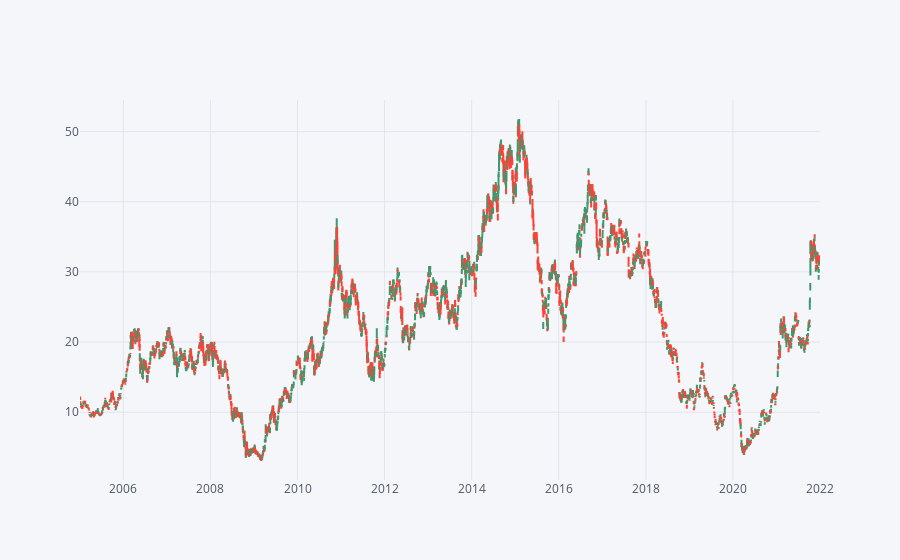

The notebook cell this image was saved under:
### Code cell
ttm.iplot("ohlc")

### Figure 1 — Plotly figure (JSON) as saved in the notebook; plotly's stock layout.template omitted (floating-point values rounded to 4 significant figures; data arrays with more than 128 entries replaced by an {"elided": "..."} marker saying what was removed)
{"data": [{"close": {"elided": "4401 float values"}, "high": {"elided": "4401 float values"}, "low": {"elided": "4401 float values"}, "open": {"elided": "4401 float values"}, "showlegend": false, "type": "ohlc", "x": {"elided": "4401 str values"}, "yaxis": "y2"}], "layout": {"legend": {"bgcolor": "#F5F6F9", "font": {"color": "#4D5663"}}, "paper_bgcolor": "#F5F6F9", "plot_bgcolor": "#F5F6F9", "title": {"font": {"color": "#4D5663"}}, "xaxis": {"gridcolor": "#E1E5ED", "rangeslider": {"visible": false}, "showgrid": true, "tickfont": {"color": "#4D5663"}, "title": {"font": {"color": "#4D5663"}, "text": ""}, "zerolinecolor": "#E1E5ED"}, "yaxis": {"gridcolor": "#E1E5ED", "showgrid": true, "showticklabels": false, "tickfont": {"color": "#4D5663"}, "title": {"font": {"color": "#4D5663"}, "text": ""}, "zerolinecolor": "#E1E5ED"}, "yaxis2": {"gridcolor": "#E1E5ED", "showgrid": true, "tickfont": {"color": "#4D5663"}, "title": {"font": {"color": "#4D5663"}, "text": ""}, "zerolinecolor": "#E1E5ED"}}}
